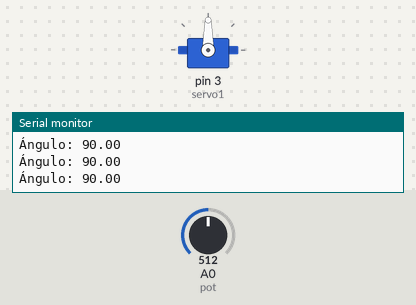
A sketch run on a simulated Arduino Uno, built with avr-gcc and run on an emulated ATmega328P. On the bench: servo, the last lines printed to the serial monitor. The test bench sets the inputs (shaded band); at power-on: A0 (pot) = 512.

Above: at 1.2 s.
1.3 s: A0 (pot) set to 716
At 2.0 s:
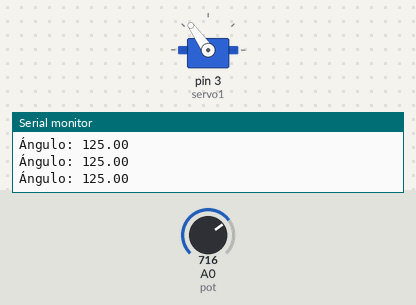
2.9 s: A0 (pot) set to 900
At 3.7 s:
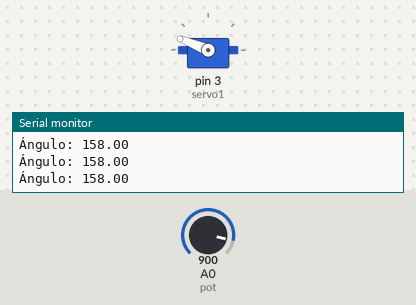
4.5 s: A0 (pot) set to 1023
At 5.3 s:
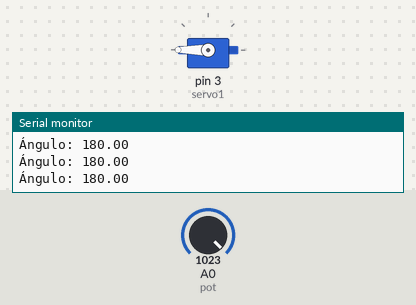
6.1 s: A0 (pot) set to 306
At 7.0 s:
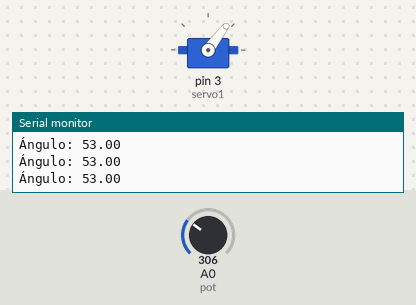
7.7 s: A0 (pot) set to 122
At 8.6 s:
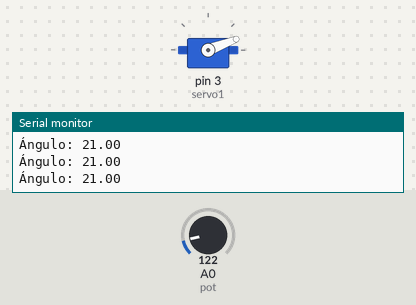
9.3 s: A0 (pot) set to 0
At 10.3 s:
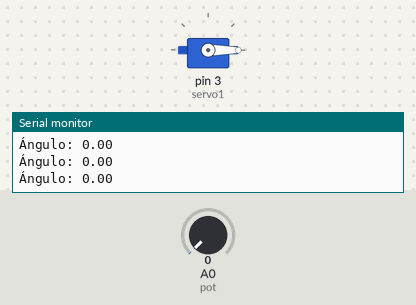
Timing chart, 0 to 11.9 s (numbered marks = the images above; inputs shaded):
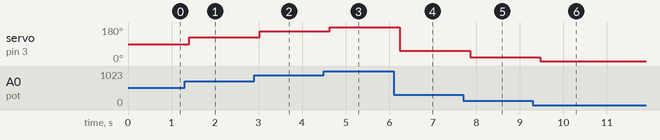

Measured:
- after the input at 1.3 s, servo on pin 3 (servo1): 90° → 125° after 0.11 s
- after the input at 2.9 s, servo on pin 3 (servo1): 125° → 158° after 0.12 s
- after the input at 4.5 s, servo on pin 3 (servo1): 158° → 180° after 0.13 s
- after the input at 6.1 s, servo on pin 3 (servo1): 180° → 53° after 0.15 s
- after the input at 7.7 s, servo on pin 3 (servo1): 53° → 21° after 0.16 s
- after the input at 9.3 s, servo on pin 3 (servo1): 21° → 0° after 0.17 s

The sketch:

P3A3-ControlServo.ino
```cpp
#define pot A0

#include <Servo.h>

Servo servo1; // Definimos una variable para el servo motor

float value = 0;
float angulo;

void setup() {
  servo1.attach(3);
  Serial.begin(9600); // Empezamos una comunicación entre el Arduino y la computadora
}

void loop() {
  value = analogRead(pot); // Leemos el valor del potenciometro
  angulo = map(value, 0, 1023, 0, 180); // Convertimos del valor del potenciometro a grados de ángulo (0-180)

  Serial.print("Ángulo: "); // Imprimimos el ángulo del servomotor (0-180)
  Serial.println(angulo);
  delay(100);

  servo1.write(angulo);
}
```
